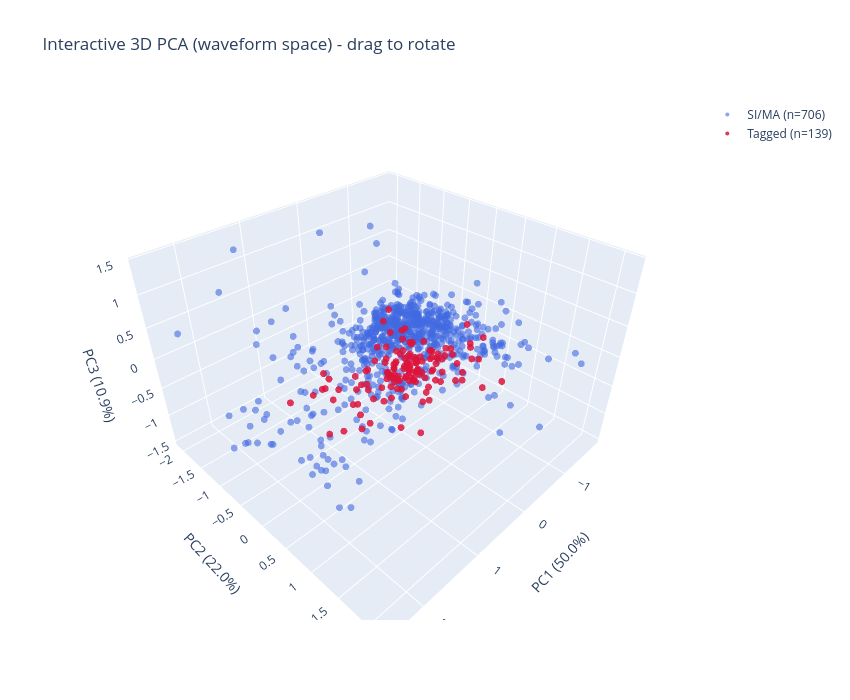

Here is the notebook cell this chart was saved with:
### Code cell
# Interactive, rotatable 3D PCA (drag to rotate, scroll to zoom).
# Uses Plotly; if it's not installed run:  %pip install plotly
import plotly.graph_objects as go
from plotly.offline import init_notebook_mode
init_notebook_mode(connected=True)

# Choose which space to view: "waveform" (Zw3) or "feature" (Zf3).
VIEW = "waveform"
Z3 = Zw3 if VIEW == "waveform" else Zf3
pca_sel = pca_w3 if VIEW == "waveform" else pca_f3

m_pop = group == "SI/MA"
m_tag = group == "tagged"

MARKER_SIZE = 4  # same size for both groups
fig = go.Figure()
fig.add_trace(go.Scatter3d(
    x=Z3[m_pop, 0], y=Z3[m_pop, 1], z=Z3[m_pop, 2],
    mode="markers", name=f"SI/MA (n={int(m_pop.sum())})",
    marker=dict(size=MARKER_SIZE, color="royalblue", opacity=0.6),
))
fig.add_trace(go.Scatter3d(
    x=Z3[m_tag, 0], y=Z3[m_tag, 1], z=Z3[m_tag, 2],
    mode="markers", name=f"Tagged (n={int(m_tag.sum())})",
    marker=dict(size=MARKER_SIZE, color="crimson", opacity=0.85),
))
fig.update_layout(
    title=f"Interactive 3D PCA ({VIEW} space) - drag to rotate",
    scene=dict(
        xaxis_title=f"PC1 ({pca_sel.explained_variance_ratio_[0]*100:.1f}%)",
        yaxis_title=f"PC2 ({pca_sel.explained_variance_ratio_[1]*100:.1f}%)",
        zaxis_title=f"PC3 ({pca_sel.explained_variance_ratio_[2]*100:.1f}%)",
    ),
    width=850, height=700,
)
fig.show()

### Figure 1 — Plotly figure (JSON) as saved in the notebook; plotly's stock layout.template omitted (floating-point values rounded to 4 significant figures; data arrays with more than 128 entries replaced by an {"elided": "..."} marker saying what was removed)
{"data": [{"marker": {"color": "royalblue", "opacity": 0.6, "size": 4}, "mode": "markers", "name": "SI/MA (n=706)", "type": "scatter3d", "x": {"elided": "706 float values"}, "y": {"elided": "706 float values"}, "z": {"elided": "706 float values"}}, {"marker": {"color": "crimson", "opacity": 0.85, "size": 4}, "mode": "markers", "name": "Tagged (n=139)", "type": "scatter3d", "x": {"elided": "139 float values"}, "y": {"elided": "139 float values"}, "z": {"elided": "139 float values"}}], "layout": {"height": 700, "scene": {"xaxis": {"title": {"text": "PC1 (50.0%)"}}, "yaxis": {"title": {"text": "PC2 (22.0%)"}}, "zaxis": {"title": {"text": "PC3 (10.9%)"}}}, "title": {"text": "Interactive 3D PCA (waveform space) - drag to rotate"}, "width": 850}}
